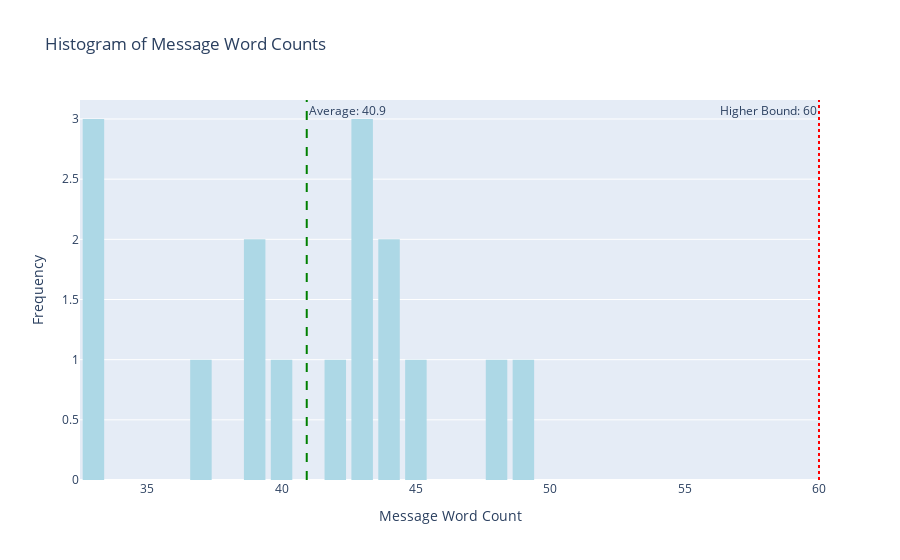

Notebook code cell kept with this figure:
### Code cell
# Compute lengths
import plotly.graph_objects as go

# Calculate word counts
message_word_lengths = [len(msg.split()) for msg in messages]
average_word_length = sum(message_word_lengths) / len(message_word_lengths)
higher_bound = 60

# Plot with Plotly
fig = go.Figure()

fig.add_trace(go.Histogram(
    x=message_word_lengths,
    nbinsx=20,
    marker_color='lightblue',
    name='Message Word Counts'
))

fig.add_vline(x=average_word_length, line_width=2, line_dash="dash", line_color="green",
              annotation_text=f"Average: {average_word_length:.1f}", annotation_position="top right")

fig.add_vline(x=higher_bound, line_width=2, line_dash="dot", line_color="red",
              annotation_text="Higher Bound: 60", annotation_position="top left")

fig.update_layout(
    title="Histogram of Message Word Counts",
    xaxis_title="Message Word Count",
    yaxis_title="Frequency",
    bargap=0.2
)

fig.show()

### Figure 1 — Plotly figure (JSON) as saved in the notebook; plotly's stock layout.template omitted (floating-point values rounded to 4 significant figures)
{"data": [{"marker": {"color": "lightblue"}, "name": "Message Word Counts", "nbinsx": 20, "type": "histogram", "x": [33, 44, 37, 39, 33, 44, 43, 33, 43, 39, 49, 40, 48, 42, 45, 43]}], "layout": {"annotations": [{"showarrow": false, "text": "Average: 40.9", "x": 40.94, "xanchor": "left", "xref": "x", "y": 1, "yanchor": "top", "yref": "y domain"}, {"showarrow": false, "text": "Higher Bound: 60", "x": 60, "xanchor": "right", "xref": "x", "y": 1, "yanchor": "top", "yref": "y domain"}], "bargap": 0.2, "shapes": [{"line": {"color": "green", "dash": "dash", "width": 2}, "type": "line", "x0": 40.94, "x1": 40.94, "xref": "x", "y0": 0, "y1": 1, "yref": "y domain"}, {"line": {"color": "red", "dash": "dot", "width": 2}, "type": "line", "x0": 60, "x1": 60, "xref": "x", "y0": 0, "y1": 1, "yref": "y domain"}], "title": {"text": "Histogram of Message Word Counts"}, "xaxis": {"title": {"text": "Message Word Count"}}, "yaxis": {"title": {"text": "Frequency"}}}}
